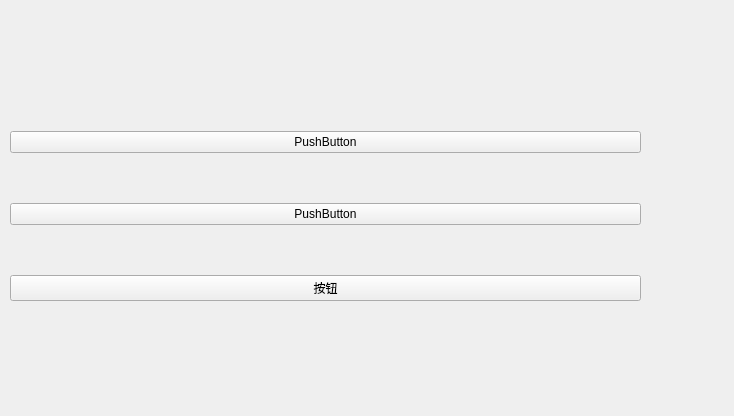
<?xml version="1.0" encoding="UTF-8"?>
<ui version="4.0">
 <class>Widget</class>
 <widget class="QWidget" name="Widget">
  <property name="geometry">
   <rect>
    <x>0</x>
    <y>0</y>
    <width>734</width>
    <height>416</height>
   </rect>
  </property>
  <property name="windowTitle">
   <string>Widget</string>
  </property>
  <widget class="QWidget" name="">
   <property name="geometry">
    <rect>
     <x>10</x>
     <y>87</y>
     <width>631</width>
     <height>261</height>
    </rect>
   </property>
   <layout class="QVBoxLayout" name="verticalLayout">
    <item>
     <widget class="QPushButton" name="pushButton">
      <property name="text">
       <string>PushButton</string>
      </property>
     </widget>
    </item>
    <item>
     <widget class="QPushButton" name="pushButton_2">
      <property name="text">
       <string>PushButton</string>
      </property>
     </widget>
    </item>
    <item>
     <widget class="QPushButton" name="btn">
      <property name="text">
       <string>按钮</string>
      </property>
     </widget>
    </item>
   </layout>
  </widget>
 </widget>
 <resources/>
 <connections/>
</ui>
